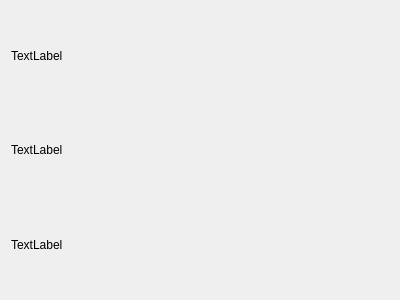
<?xml version="1.0" encoding="UTF-8"?>
<ui version="4.0">
 <class>Widget</class>
 <widget class="QWidget" name="Widget">
  <property name="geometry">
   <rect>
    <x>0</x>
    <y>0</y>
    <width>400</width>
    <height>300</height>
   </rect>
  </property>
  <property name="windowTitle">
   <string>Widget</string>
  </property>
  <layout class="QVBoxLayout" name="verticalLayout">
   <item>
    <widget class="QLabel" name="label_3">
     <property name="text">
      <string>TextLabel</string>
     </property>
    </widget>
   </item>
   <item>
    <widget class="QLabel" name="label_2">
     <property name="text">
      <string>TextLabel</string>
     </property>
    </widget>
   </item>
   <item>
    <widget class="QLabel" name="label">
     <property name="text">
      <string>TextLabel</string>
     </property>
    </widget>
   </item>
  </layout>
 </widget>
 <layoutdefault spacing="6" margin="11"/>
 <resources/>
 <connections/>
</ui>
